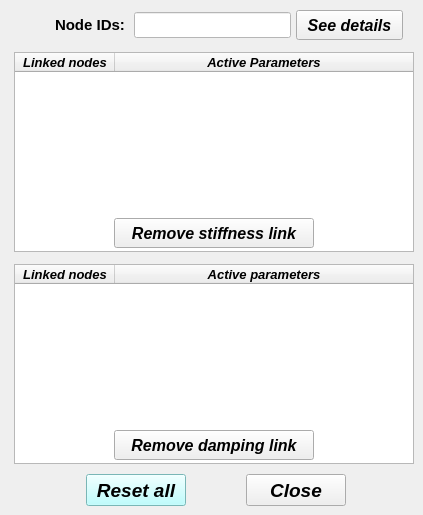
    <widget class="QWidget" name="tab_remove">
     <attribute name="title">
      <string>Remove</string>
     </attribute>
     <widget class="QTreeWidget" name="treeWidget_nodal_links_stiffness">
      <property name="geometry">
       <rect>
        <x>14</x>
        <y>52</y>
        <width>400</width>
        <height>200</height>
       </rect>
      </property>
      <property name="minimumSize">
       <size>
        <width>400</width>
        <height>200</height>
       </size>
      </property>
      <property name="maximumSize">
       <size>
        <width>400</width>
        <height>200</height>
       </size>
      </property>
      <property name="font">
       <font>
        <family>Arial</family>
        <pointsize>11</pointsize>
        <weight>75</weight>
        <italic>true</italic>
        <bold>true</bold>
       </font>
      </property>
      <property name="frameShape">
       <enum>QFrame::StyledPanel</enum>
      </property>
      <property name="frameShadow">
       <enum>QFrame::Sunken</enum>
      </property>
      <property name="indentation">
       <number>0</number>
      </property>
      <column>
       <property name="text">
        <string>Linked nodes</string>
       </property>
       <property name="font">
        <font>
         <family>Arial</family>
         <pointsize>10</pointsize>
         <weight>75</weight>
         <italic>true</italic>
         <bold>true</bold>
        </font>
       </property>
       <property name="textAlignment">
        <set>AlignCenter</set>
       </property>
      </column>
      <column>
       <property name="text">
        <string>Active Parameters</string>
       </property>
       <property name="font">
        <font>
         <family>Arial</family>
         <pointsize>10</pointsize>
         <weight>75</weight>
         <italic>true</italic>
         <bold>true</bold>
        </font>
       </property>
       <property name="textAlignment">
        <set>AlignCenter</set>
       </property>
      </column>
     </widget>
     <widget class="QPushButton" name="pushButton_close">
      <property name="geometry">
       <rect>
        <x>246</x>
        <y>474</y>
        <width>100</width>
        <height>32</height>
       </rect>
      </property>
      <property name="minimumSize">
       <size>
        <width>100</width>
        <height>32</height>
       </size>
      </property>
      <property name="maximumSize">
       <size>
        <width>100</width>
        <height>32</height>
       </size>
      </property>
      <property name="font">
       <font>
        <family>Arial</family>
        <pointsize>14</pointsize>
        <weight>75</weight>
        <italic>true</italic>
        <bold>true</bold>
       </font>
      </property>
      <property name="styleSheet">
       <string notr="true"/>
      </property>
      <property name="text">
       <string>Close</string>
      </property>
     </widget>
     <widget class="QPushButton" name="pushButton_see_details_selected_link">
      <property name="geometry">
       <rect>
        <x>296</x>
        <y>10</y>
        <width>107</width>
        <height>30</height>
       </rect>
      </property>
      <property name="minimumSize">
       <size>
        <width>0</width>
        <height>30</height>
       </size>
      </property>
      <property name="maximumSize">
       <size>
        <width>16777215</width>
        <height>30</height>
       </size>
      </property>
      <property name="font">
       <font>
        <family>Arial</family>
        <pointsize>12</pointsize>
        <weight>75</weight>
        <italic>true</italic>
        <bold>true</bold>
       </font>
      </property>
      <property name="text">
       <string>See details</string>
      </property>
     </widget>
     <widget class="QLineEdit" name="lineEdit_id_labels_node_IDs">
      <property name="enabled">
       <bool>false</bool>
      </property>
      <property name="geometry">
       <rect>
        <x>26</x>
        <y>12</y>
        <width>103</width>
        <height>26</height>
       </rect>
      </property>
      <property name="palette">
       <palette>
        <active>
         <colorrole role="WindowText">
          <brush brushstyle="SolidPattern">
           <color alpha="255">
            <red>0</red>
            <green>0</green>
            <blue>0</blue>
           </color>
          </brush>
         </colorrole>
         <colorrole role="Dark">
          <brush brushstyle="SolidPattern">
           <color alpha="255">
            <red>0</red>
            <green>0</green>
            <blue>0</blue>
           </color>
          </brush>
         </colorrole>
         <colorrole role="Text">
          <brush brushstyle="SolidPattern">
           <color alpha="255">
            <red>0</red>
            <green>0</green>
            <blue>0</blue>
           </color>
          </brush>
         </colorrole>
         <colorrole role="ButtonText">
          <brush brushstyle="SolidPattern">
           <color alpha="255">
            <red>0</red>
            <green>0</green>
            <blue>0</blue>
           </color>
          </brush>
         </colorrole>
        </active>
        <inactive>
         <colorrole role="WindowText">
          <brush brushstyle="SolidPattern">
           <color alpha="255">
            <red>0</red>
            <green>0</green>
            <blue>0</blue>
           </color>
          </brush>
         </colorrole>
         <colorrole role="Dark">
          <brush brushstyle="SolidPattern">
           <color alpha="255">
            <red>0</red>
            <green>0</green>
            <blue>0</blue>
           </color>
          </brush>
         </colorrole>
         <colorrole role="Text">
          <brush brushstyle="SolidPattern">
           <color alpha="255">
            <red>0</red>
            <green>0</green>
            <blue>0</blue>
           </color>
          </brush>
         </colorrole>
         <colorrole role="ButtonText">
          <brush brushstyle="SolidPattern">
           <color alpha="255">
            <red>0</red>
            <green>0</green>
            <blue>0</blue>
           </color>
          </brush>
         </colorrole>
        </inactive>
        <disabled>
         <colorrole role="WindowText">
          <brush brushstyle="SolidPattern">
           <color alpha="255">
            <red>0</red>
            <green>0</green>
            <blue>0</blue>
           </color>
          </brush>
         </colorrole>
         <colorrole role="Dark">
          <brush brushstyle="SolidPattern">
           <color alpha="255">
            <red>0</red>
            <green>0</green>
            <blue>0</blue>
           </color>
          </brush>
         </colorrole>
         <colorrole role="Text">
          <brush brushstyle="SolidPattern">
           <color alpha="255">
            <red>0</red>
            <green>0</green>
            <blue>0</blue>
           </color>
          </brush>
         </colorrole>
         <colorrole role="ButtonText">
          <brush brushstyle="SolidPattern">
           <color alpha="255">
            <red>0</red>
            <green>0</green>
            <blue>0</blue>
           </color>
          </brush>
         </colorrole>
        </disabled>
       </palette>
      </property>
      <property name="font">
       <font>
        <family>Arial</family>
        <pointsize>11</pointsize>
        <weight>75</weight>
        <italic>false</italic>
        <bold>true</bold>
       </font>
      </property>
      <property name="focusPolicy">
       <enum>Qt::ClickFocus</enum>
      </property>
      <property name="autoFillBackground">
       <bool>false</bool>
      </property>
      <property name="text">
       <string>Node IDs:</string>
      </property>
      <property name="frame">
       <bool>false</bool>
      </property>
      <property name="alignment">
       <set>Qt::AlignRight|Qt::AlignTrailing|Qt::AlignVCenter</set>
      </property>
     </widget>
     <widget class="QLineEdit" name="lineEdit_node_ID_info">
      <property name="enabled">
       <bool>false</bool>
      </property>
      <property name="geometry">
       <rect>
        <x>134</x>
        <y>12</y>
        <width>157</width>
        <height>26</height>
       </rect>
      </property>
      <property name="font">
       <font>
        <family>Arial</family>
        <pointsize>11</pointsize>
        <weight>75</weight>
        <italic>false</italic>
        <bold>true</bold>
       </font>
      </property>
      <property name="focusPolicy">
       <enum>Qt::ClickFocus</enum>
      </property>
      <property name="styleSheet">
       <string notr="true">background-color: rgb(255, 255, 255);
color: rgb(0, 0, 0);</string>
      </property>
      <property name="alignment">
       <set>Qt::AlignCenter</set>
      </property>
     </widget>
     <widget class="QPushButton" name="pushButton_remove_link_stiffness">
      <property name="geometry">
       <rect>
        <x>114</x>
        <y>218</y>
        <width>200</width>
        <height>30</height>
       </rect>
      </property>
      <property name="minimumSize">
       <size>
        <width>200</width>
        <height>30</height>
       </size>
      </property>
      <property name="maximumSize">
       <size>
        <width>200</width>
        <height>30</height>
       </size>
      </property>
      <property name="font">
       <font>
        <family>Arial</family>
        <pointsize>12</pointsize>
        <weight>75</weight>
        <italic>true</italic>
        <bold>true</bold>
       </font>
      </property>
      <property name="text">
       <string>Remove stiffness link</string>
      </property>
     </widget>
     <widget class="QTreeWidget" name="treeWidget_nodal_links_damping">
      <property name="geometry">
       <rect>
        <x>14</x>
        <y>264</y>
        <width>400</width>
        <height>200</height>
       </rect>
      </property>
      <property name="minimumSize">
       <size>
        <width>400</width>
        <height>200</height>
       </size>
      </property>
      <property name="maximumSize">
       <size>
        <width>400</width>
        <height>200</height>
       </size>
      </property>
      <property name="font">
       <font>
        <family>Arial</family>
        <pointsize>11</pointsize>
        <weight>75</weight>
        <italic>true</italic>
        <bold>true</bold>
       </font>
      </property>
      <property name="frameShape">
       <enum>QFrame::StyledPanel</enum>
      </property>
      <property name="frameShadow">
       <enum>QFrame::Sunken</enum>
      </property>
      <property name="indentation">
       <number>0</number>
      </property>
      <column>
       <property name="text">
        <string>Linked nodes</string>
       </property>
       <property name="font">
        <font>
         <family>Arial</family>
         <pointsize>10</pointsize>
         <weight>75</weight>
         <italic>true</italic>
         <bold>true</bold>
        </font>
       </property>
       <property name="textAlignment">
        <set>AlignCenter</set>
       </property>
      </column>
      <column>
       <property name="text">
        <string>Active parameters</string>
       </property>
       <property name="font">
        <font>
         <family>Arial</family>
         <pointsize>10</pointsize>
         <weight>75</weight>
         <italic>true</italic>
         <bold>true</bold>
        </font>
       </property>
       <property name="textAlignment">
        <set>AlignCenter</set>
       </property>
      </column>
     </widget>
     <widget class="QPushButton" name="pushButton_remove_link_damping">
      <property name="geometry">
       <rect>
        <x>114</x>
        <y>430</y>
        <width>200</width>
        <height>30</height>
       </rect>
      </property>
      <property name="minimumSize">
       <size>
        <width>200</width>
        <height>30</height>
       </size>
      </property>
      <property name="maximumSize">
       <size>
        <width>200</width>
        <height>30</height>
       </size>
      </property>
      <property name="font">
       <font>
        <family>Arial</family>
        <pointsize>12</pointsize>
        <weight>75</weight>
        <italic>true</italic>
        <bold>true</bold>
       </font>
      </property>
      <property name="text">
       <string>Remove damping link</string>
      </property>
     </widget>
     <widget class="QPushButton" name="pushButton_reset_all">
      <property name="geometry">
       <rect>
        <x>86</x>
        <y>474</y>
        <width>100</width>
        <height>32</height>
       </rect>
      </property>
      <property name="minimumSize">
       <size>
        <width>100</width>
        <height>32</height>
       </size>
      </property>
      <property name="maximumSize">
       <size>
        <width>100</width>
        <height>32</height>
       </size>
      </property>
      <property name="font">
       <font>
        <family>Arial</family>
        <pointsize>14</pointsize>
        <weight>75</weight>
        <italic>true</italic>
        <bold>true</bold>
       </font>
      </property>
      <property name="styleSheet">
       <string notr="true">background-color: rgb(170, 255, 255);</string>
      </property>
      <property name="text">
       <string>Reset all</string>
      </property>
     </widget>
    </widget>
